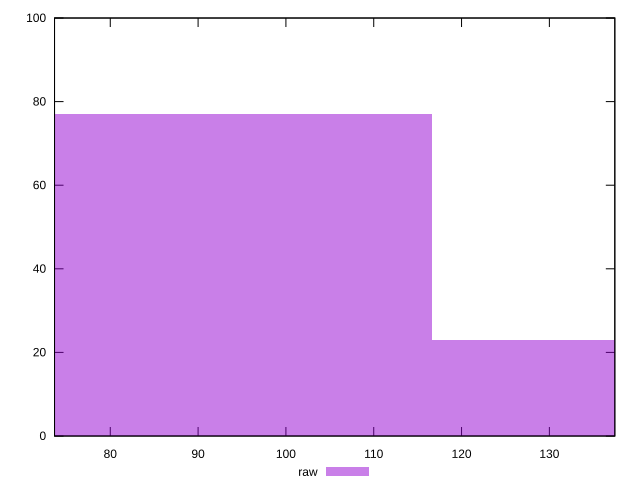

Generate this figure with gnuplot:
reset

$raw <<EOF
93.33346999058078 77
140.00020498587116 23
EOF

set key outside below
set boxwidth 46.66673499529039
set xrange [73.653:137.453]
set yrange [0:100]
set trange [0:100]
set style fill transparent solid 0.5 noborder
set terminal svg size 640, 490 enhanced background rgb 'white'
set output "reports/report_00033_2021-03-01T14-23-16.841Z/server-response-time/samples/astro-inner/raw/histogram.svg"

plot $raw title "raw" with boxes

reset
